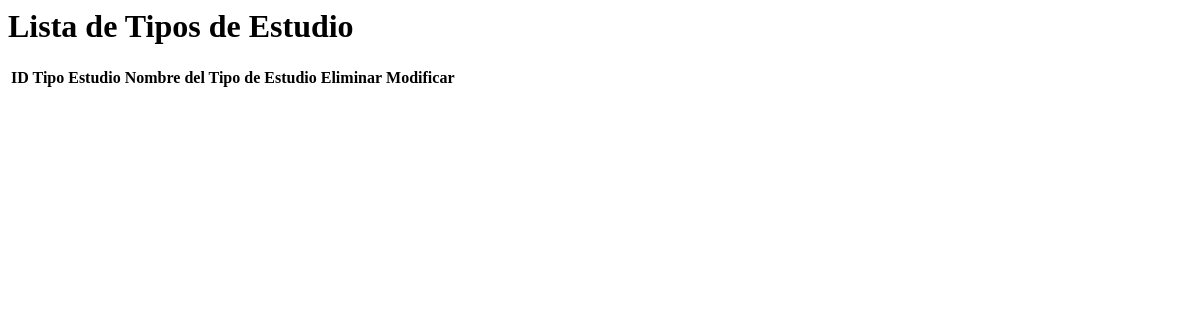
/Datos/cargarTipos.php, run on an earlier commit of the app's database.
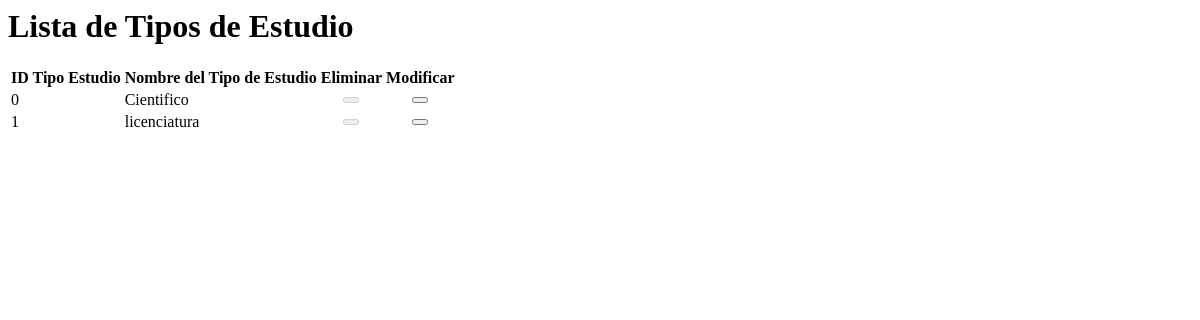
And on a later commit of the database.
### tables this page shows
CREATE TABLE IF NOT EXISTS `tipo_estudio` (
  `ID_Tipo_estudio` int(11) NOT NULL,
  `Tipo_estudio` varchar(45) NOT NULL
);

### Datos/cargarTipos.php (the view, shortened to what this page needs)
<?php
 $pame = mysql_query("SELECT * FROM tipo_estudio");
?>
<html lang="es">
<head>
</head>
<body>
    <div class="row">
        <div class="col-lg-12">
            <h1 class="page-header">Lista de Tipos de Estudio</h1>
        </div>
    </div>
    <div class="table-responsive">
        <table class="table table-bordered table-hover table-striped">
            <thead>
        <tr>
            <th><strong>ID Tipo Estudio</strong></th>
            <th><strong>Nombre del Tipo de Estudio</strong></th>
            <th><strong>Eliminar</strong></th>
            <th><strong>Modificar</strong></th>
        </tr>
            </thead>
      <tbody>
        <?php
        while ($row = mysql_fetch_array($pame)) {
            $id = $row['ID_Tipo_estudio'];
         ?>
          <tr>
                  <td id="id4"><?php echo $id ?></td>
                  <td><div class="text" id="npais-<?php echo $id ?>"><?php echo $row['Tipo_estudio'] ?></div></td>
<?php
if($_SESSION['rol_ID'] != 100){
      echo'            <td>
          <center>
              <button class="elimina btn btn-danger glyphicon glyphicon-trash" disabled="TRUE"></button>
          </center>
            </td> ';
}else{
   echo '      <td>
          <center>
              <button class="elimina btn btn-danger glyphicon glyphicon-trash"></button>
          </center>
            </td> ';
}
 ?>
            <td>
            <center>
                <button   type="button"  id="editar" href="#" class="editarb btn btn-primary glyphicon glyphicon-edit" >
                </button>
            </center>
            </td>
    </tr>
   <?php } ?>
 </tbody>
    </table>
    </div>
</body>
</html>

What changed in the data, as far as the page shows it:
added tipo_estudio: ID_Tipo_estudio "0", Tipo_estudio "Cientifico"
added tipo_estudio: ID_Tipo_estudio "1", Tipo_estudio "licenciatura"
